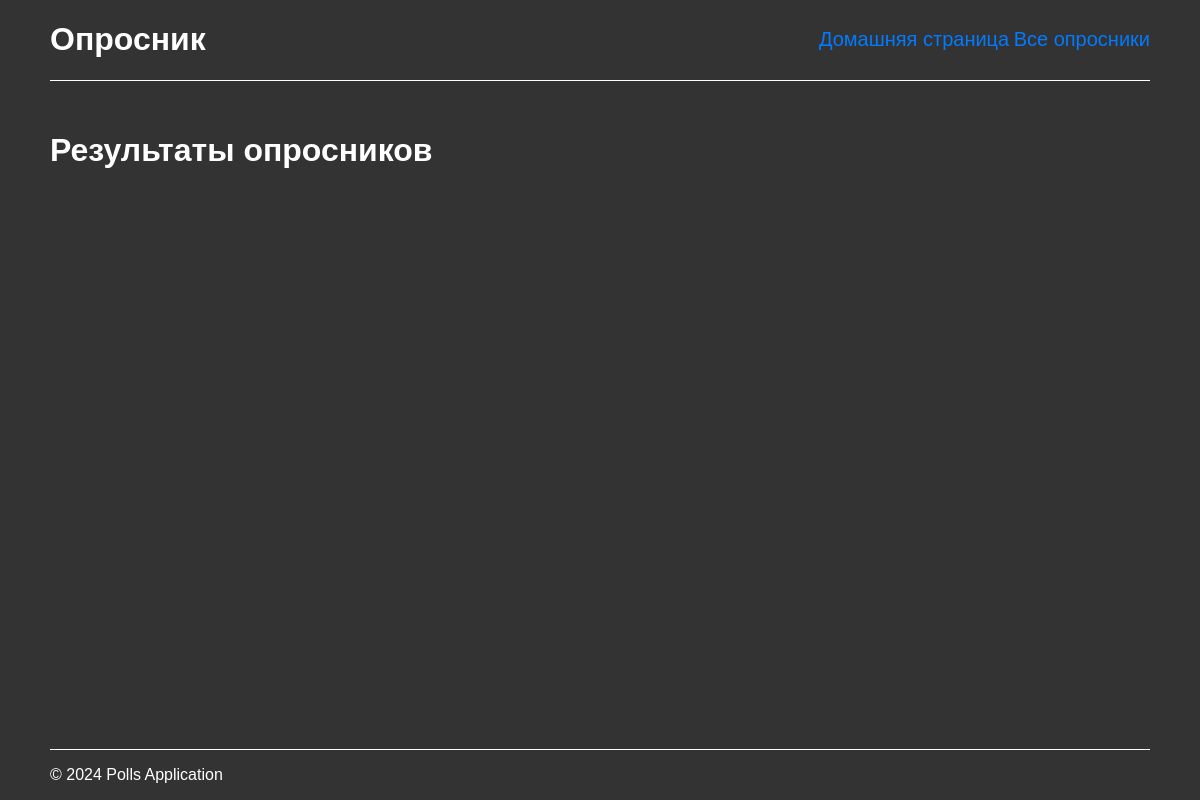
Page /client/all_results/ on the earlier database version.
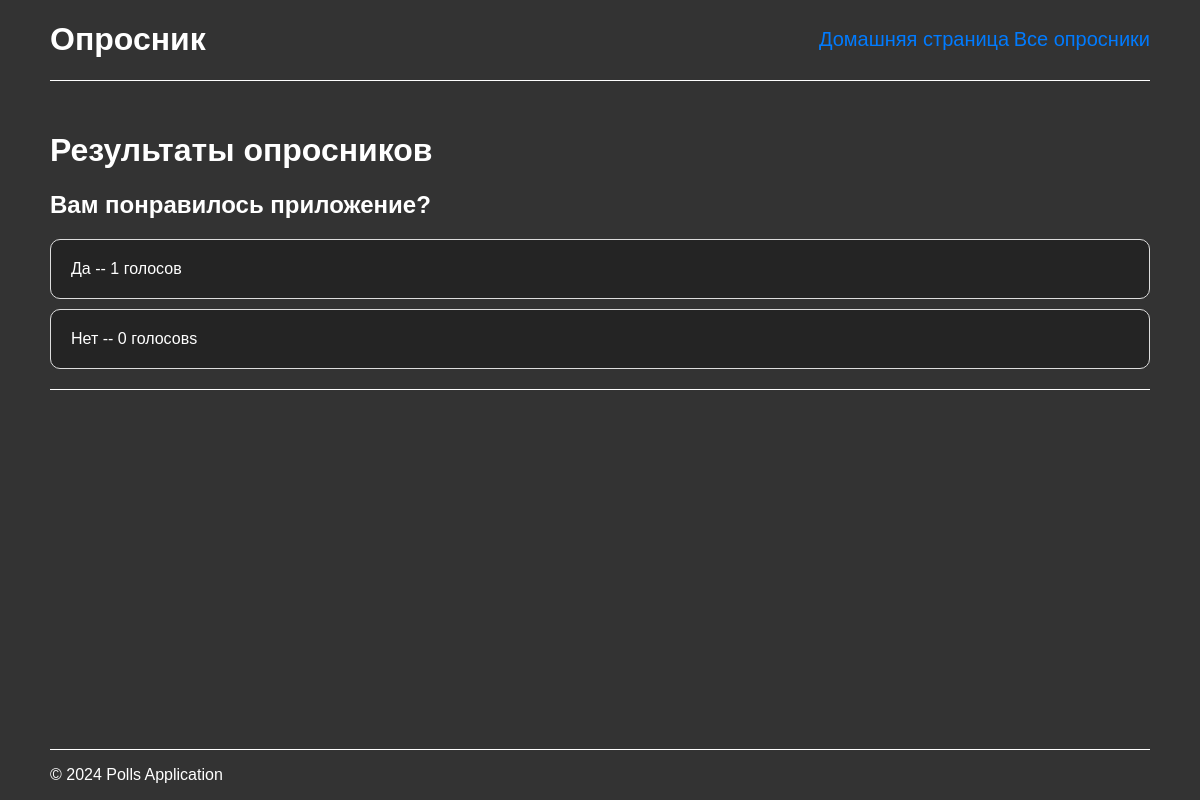
Same page on the later database version.
### client/models.py (models this page shows, shortened)
class Poll(models.Model):
    question = models.CharField(max_length=200)
    pub_date = models.DateTimeField('date published')

class Choice(models.Model):
    poll = models.ForeignKey(Poll, on_delete=models.CASCADE)
    choice_text = models.CharField(max_length=200)
    votes = models.IntegerField(default=0)

### client/views.py (the view)
# urls.py: path('all_results/', views.all_results, name='all_results'),
def all_results(request):
    polls = Poll.objects.all()
    return render(request, 'client/all_results.html', {'polls': polls})

### client/templates/client/all_results.html (shortened to what this page needs)
{% extends 'client/base.html' %}
{% block content %}
    <h1>Результаты опросников</h1>
    {% for poll in polls %}
        <h2>{{ poll.question }}</h2>
        <ul>
        {% for choice in poll.choice_set.all %}
            <li>{{ choice.choice_text }} -- {{ choice.votes }} голосов{{ choice.votes|pluralize }}</li>
        {% endfor %}
        </ul>
        <div style="width: 100%; background: #fff; height: 1px; margin: 20px 0px 40px;"></div>
    {% endfor %}
{% endblock %}

### client/templates/client/base.html (shortened to what this page needs)
{% load static %}
<!DOCTYPE html>
<html>
<head>
    <link rel="stylesheet" type="text/css" href="{% static 'css/styles.css' %}">
</head>
<body>
    <header>
        <h1>Опросник</h1>
        <nav>
            <a href="{% url 'client:index' %}">Домашняя страница</a>
            <a href="{% url 'client:all_results' %}">Все опросники</a>
        </nav>
    </header>
    <main>
        {% block content %}{% endblock %}
    </main>
    <footer>
        <p>&copy; 2024 Polls Application</p>
    </footer>
</body>
</html>

### client/static/css/styles.css (style rules this page uses)
html, body { height: 100%; color: white; }
footer { border-top: 1px solid white; }
h1 { color: #ffffff; }
ul { list-style-type: none; padding: 0; }
li { background: #242424; margin: 10px 0; padding: 20px; border: 1px solid #ddd; border-radius: 10px; }
a { text-decoration: none; color: #007bff; }

Differences in the rows shown:
added Poll: question "Вам понравилось приложение?"
added Choice: choice_text "Да", votes "1"
added Choice: choice_text "Нет", votes "0"
